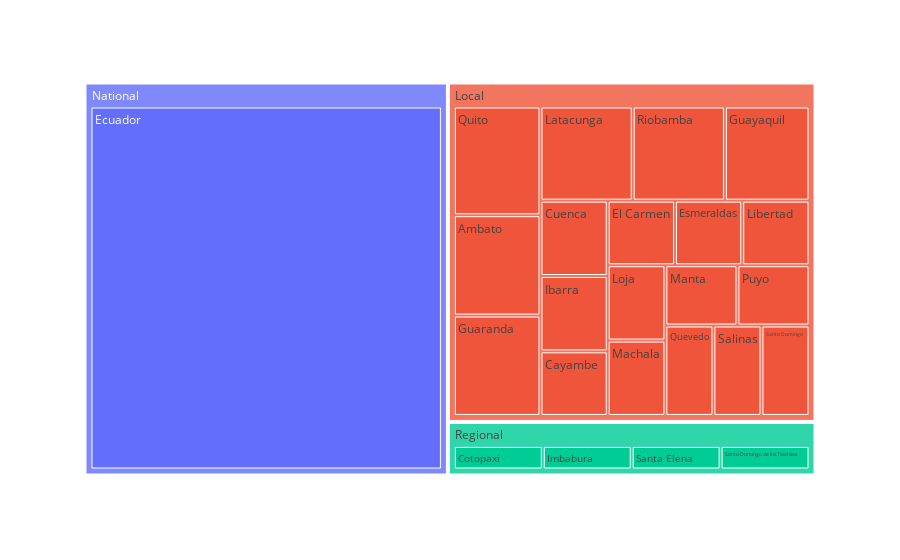

The cell this chart's notebook holds for it:
### Markdown cell above
### Treemap showing the categorization of different cities/ regions based on  locale of holiday

### Code cell
fig = px.treemap(holidays, path=['locale', 'locale_name'])
fig.show()

### Figure 1 — Plotly figure (JSON) as saved in the notebook; plotly's stock layout.template omitted (floating-point values rounded to 4 significant figures)
{"data": [{"branchvalues": "total", "domain": {"x": [0, 1], "y": [0, 1]}, "hovertemplate": "labels=%{label}<br>count=%{value}<br>parent=%{parent}<br>id=%{id}<extra></extra>", "ids": ["Local/Ambato", "Local/Cayambe", "Regional/Cotopaxi", "Local/Cuenca", "National/Ecuador", "Local/El Carmen", "Local/Esmeraldas", "Local/Guaranda", "Local/Guayaquil", "Local/Ibarra", "Regional/Imbabura", "Local/Latacunga", "Local/Libertad", "Local/Loja", "Local/Machala", "Local/Manta", "Local/Puyo", "Local/Quevedo", "Local/Quito", "Local/Riobamba", "Local/Salinas", "Regional/Santa Elena", "Local/Santo Domingo", "Regional/Santo Domingo de los Tsachilas", "Local", "National", "Regional"], "labels": ["Ambato", "Cayambe", "Cotopaxi", "Cuenca", "Ecuador", "El Carmen", "Esmeraldas", "Guaranda", "Guayaquil", "Ibarra", "Imbabura", "Latacunga", "Libertad", "Loja", "Machala", "Manta", "Puyo", "Quevedo", "Quito", "Riobamba", "Salinas", "Santa Elena", "Santo Domingo", "Santo Domingo de los Tsachilas", "Local", "National", "Regional"], "name": "", "parents": ["Local", "Local", "Regional", "Local", "National", "Local", "Local", "Local", "Local", "Local", "Regional", "Local", "Local", "Local", "Local", "Local", "Local", "Local", "Local", "Local", "Local", "Regional", "Local", "Regional", "", "", ""], "type": "treemap", "values": [12, 6, 6, 7, 174, 6, 6, 12, 11, 7, 6, 12, 6, 6, 6, 6, 6, 6, 13, 12, 6, 6, 6, 6, 152, 174, 24]}], "layout": {"legend": {"tracegroupgap": 0}, "margin": {"t": 60}}}
